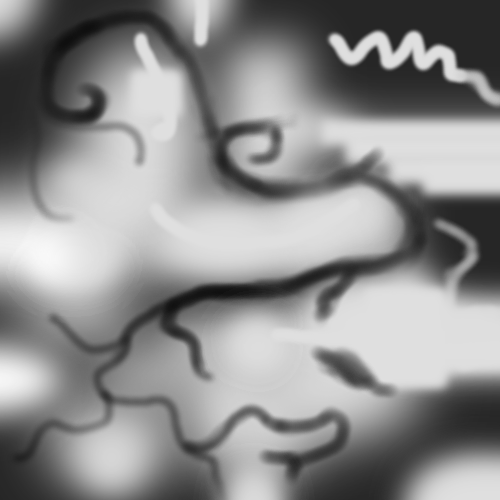
#> input picture terrain.png, 500 x 500 px
$ python Assignment1.py
#> lines starting #> are read from the running program, lines starting #| are printed output that depends on the picture
'''
Created on Jan 19, 2015

@author: Carl
'''
import heapq
from functools import total_ordering
from PIL import Image
from _heapq import heappush, heappop

@total_ordering
class MyState:
    def __init__(self, cost, par, x, y):
        self.cost = cost     #double
        self.parent = par    #MyState
        self.x = x           #int
        self.y = y           #int

    def __eq__(self, other):
        if not isinstance(other, type(self)): return NotImplemented
        return (self.x, self.y) == (other.x, other.y)

    def __lt__(self, other):
        if not isinstance(other, type(self)): return NotImplemented
        return self.cost < other.cost

    def __hash__(self):
        return hash((self.x, self.y))

def options(state, width, height):
    directions = [(state.x-1, state.y), (state.x, state.y-1),
                  (state.x, state.y+1), (state.x+1, state.y)]
    actions = []
    for i in range(len(directions)):
        x, y = directions[i][0], directions[i][1]
        if x >= 0 and x < width:
            if y >= 0 and y < height:
                if state.parent == None or ((x, y) != (state.parent.x, state.parent.y)):
                    actions.append((x, y))
    return actions

def transition(state, action, pixels):
    x, y = action[0], action[1]
    child = MyState(None, state, x, y)
    return child

def action_cost(state, action, pixels):      # the G from RGB value
    x, y = action[0], action[1]
    color = pixels[x, y]
    cost = color[1]         # the G from RGB value
    return cost

def drawpath(goal, image):
    prev = goal
    pixels = image.load()
    while prev != None:
        pixels[prev.x, prev.y] = (255, 0, 0)
        prev = prev.parent

def uniform_cost_search(startState, goalState, image):
    frontier = []  # lowest cost comes out first
    startState.cost = 0.0
    startState.parent = None
    heappush(frontier, startState)
    beenthere = {startState : 0}

    width, height = image.size
    pixels = image.load()

    it = 0
    while len(frontier) > 0:
        s = heappop(frontier)    #Mystate
        if s == goalState:    #return state which reached goal
            return s
        actions = options(s, width, height)
        if ((it % 5000) < 1000):
            pixels[s.x, s.y] = (0, 255, 0)
        it+=1
        for a in actions:
            child = transition(s, a, pixels)       # compute the next state
            acost = action_cost(s, a, pixels)      # compute the cost of the action

            c_cost = beenthere.get(child)
            if c_cost != None:               #if child is inside of beenthere
                if s.cost + acost < c_cost:
                    child.cost = s.cost + acost
                    child.parent = s;
                    beenthere[child] = child.cost
            else:
                child.cost = s.cost + acost;
                child.parent = s;
                heappush(frontier, child)
                beenthere[child] = child.cost
    raise Exception("No path to traverse")

startState = MyState(0, None, 100, 100)
goalState = MyState(0, None, 400, 400)
image = Image.open('terrain.png')
#> image is the input picture: PIL image 500x500 RGBA; mean R, G, B, A 142, 142, 142, 255
if image.mode != 'RGB':
    image = image.convert('RGB')
#> image: PIL image 500x500 RGB
goal = uniform_cost_search(startState, goalState, image)
#> after the loop in uniform_cost_search, `while len(frontier) > 0:`: beenthere = 226289 items; it = 225927
drawpath(goal, image)
image.save('path.png')
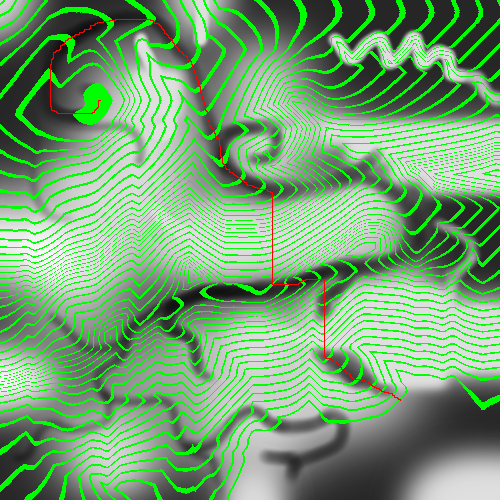
#> saved as path.png: PIL image 500x500 RGB; mean R, G, B 116.3, 162, 115.4
